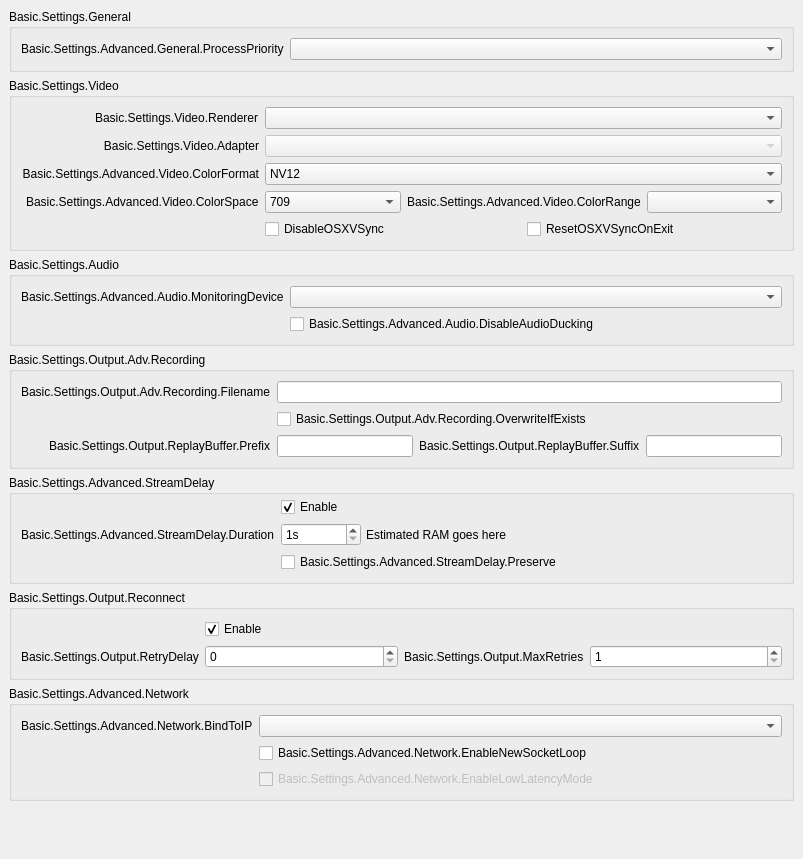
           <widget class="QWidget" name="scrollAreaWidgetContents">
            <property name="geometry">
             <rect>
              <x>0</x>
              <y>0</y>
              <width>803</width>
              <height>761</height>
             </rect>
            </property>
            <layout class="QVBoxLayout" name="verticalLayout_16">
             <property name="leftMargin">
              <number>0</number>
             </property>
             <property name="topMargin">
              <number>0</number>
             </property>
             <property name="rightMargin">
              <number>0</number>
             </property>
             <property name="bottomMargin">
              <number>9</number>
             </property>
             <item alignment="Qt::AlignTop">
              <widget class="QWidget" name="widget_11" native="true">
               <layout class="QVBoxLayout" name="verticalLayout_17">
                <item>
                 <widget class="QGroupBox" name="advancedGeneralGroupBox">
                  <property name="title">
                   <string>Basic.Settings.General</string>
                  </property>
                  <layout class="QFormLayout" name="formLayout_22">
                   <property name="fieldGrowthPolicy">
                    <enum>QFormLayout::AllNonFixedFieldsGrow</enum>
                   </property>
                   <item row="0" column="0">
                    <widget class="QLabel" name="processPriorityLabel">
                     <property name="text">
                      <string>Basic.Settings.Advanced.General.ProcessPriority</string>
                     </property>
                     <property name="buddy">
                      <cstring>processPriority</cstring>
                     </property>
                    </widget>
                   </item>
                   <item row="0" column="1">
                    <widget class="QComboBox" name="processPriority"/>
                   </item>
                  </layout>
                 </widget>
                </item>
                <item>
                 <widget class="QGroupBox" name="advancedVideoContainer">
                  <property name="title">
                   <string>Basic.Settings.Video</string>
                  </property>
                  <layout class="QFormLayout" name="formLayout_14">
                   <property name="fieldGrowthPolicy">
                    <enum>QFormLayout::AllNonFixedFieldsGrow</enum>
                   </property>
                   <property name="labelAlignment">
                    <set>Qt::AlignRight|Qt::AlignTrailing|Qt::AlignVCenter</set>
                   </property>
                   <item row="0" column="0">
                    <widget class="QLabel" name="rendererLabel">
                     <property name="text">
                      <string>Basic.Settings.Video.Renderer</string>
                     </property>
                     <property name="buddy">
                      <cstring>renderer</cstring>
                     </property>
                    </widget>
                   </item>
                   <item row="0" column="1">
                    <widget class="QComboBox" name="renderer">
                     <property name="currentText">
                      <string notr="true"/>
                     </property>
                    </widget>
                   </item>
                   <item row="1" column="0">
                    <widget class="QLabel" name="adapterLabel">
                     <property name="text">
                      <string>Basic.Settings.Video.Adapter</string>
                     </property>
                     <property name="alignment">
                      <set>Qt::AlignRight|Qt::AlignTrailing|Qt::AlignVCenter</set>
                     </property>
                     <property name="buddy">
                      <cstring>adapter</cstring>
                     </property>
                    </widget>
                   </item>
                   <item row="1" column="1">
                    <widget class="QComboBox" name="adapter">
                     <property name="enabled">
                      <bool>false</bool>
                     </property>
                     <property name="currentText">
                      <string notr="true"/>
                     </property>
                    </widget>
                   </item>
                   <item row="2" column="0">
                    <widget class="QLabel" name="label_30">
                     <property name="minimumSize">
                      <size>
                       <width>0</width>
                       <height>0</height>
                      </size>
                     </property>
                     <property name="text">
                      <string>Basic.Settings.Advanced.Video.ColorFormat</string>
                     </property>
                     <property name="alignment">
                      <set>Qt::AlignRight|Qt::AlignTrailing|Qt::AlignVCenter</set>
                     </property>
                     <property name="buddy">
                      <cstring>colorFormat</cstring>
                     </property>
                    </widget>
                   </item>
                   <item row="2" column="1">
                    <widget class="QComboBox" name="colorFormat">
                     <item>
                      <property name="text">
                       <string notr="true">NV12</string>
                      </property>
                     </item>
                     <item>
                      <property name="text">
                       <string notr="true">I420</string>
                      </property>
                     </item>
                     <item>
                      <property name="text">
                       <string>I444</string>
                      </property>
                     </item>
                     <item>
                      <property name="text">
                       <string notr="true">RGB</string>
                      </property>
                     </item>
                    </widget>
                   </item>
                   <item row="4" column="1">
                    <layout class="QHBoxLayout" name="horizontalLayout_18">
                     <property name="leftMargin">
                      <number>0</number>
                     </property>
                     <property name="topMargin">
                      <number>0</number>
                     </property>
                     <property name="rightMargin">
                      <number>0</number>
                     </property>
                     <property name="bottomMargin">
                      <number>0</number>
                     </property>
                     <item>
                      <widget class="QCheckBox" name="disableOSXVSync">
                       <property name="text">
                        <string>DisableOSXVSync</string>
                       </property>
                      </widget>
                     </item>
                     <item>
                      <widget class="QCheckBox" name="resetOSXVSync">
                       <property name="text">
                        <string>ResetOSXVSyncOnExit</string>
                       </property>
                      </widget>
                     </item>
                    </layout>
                   </item>
                   <item row="3" column="1">
                    <layout class="QHBoxLayout" name="horizontalLayout_20">
                     <property name="leftMargin">
                      <number>0</number>
                     </property>
                     <property name="topMargin">
                      <number>0</number>
                     </property>
                     <property name="rightMargin">
                      <number>0</number>
                     </property>
                     <property name="bottomMargin">
                      <number>0</number>
                     </property>
                     <item>
                      <widget class="QComboBox" name="colorSpace">
                       <item>
                        <property name="text">
                         <string notr="true">709</string>
                        </property>
                       </item>
                       <item>
                        <property name="text">
                         <string notr="true">601</string>
                        </property>
                       </item>
                      </widget>
                     </item>
                     <item>
                      <widget class="QLabel" name="label_34">
                       <property name="sizePolicy">
                        <sizepolicy hsizetype="Maximum" vsizetype="Preferred">
                         <horstretch>0</horstretch>
                         <verstretch>0</verstretch>
                        </sizepolicy>
                       </property>
                       <property name="text">
                        <string>Basic.Settings.Advanced.Video.ColorRange</string>
                       </property>
                       <property name="buddy">
                        <cstring>colorRange</cstring>
                       </property>
                      </widget>
                     </item>
                     <item>
                      <widget class="QComboBox" name="colorRange"/>
                     </item>
                    </layout>
                   </item>
                   <item row="3" column="0">
                    <widget class="QLabel" name="label_33">
                     <property name="text">
                      <string>Basic.Settings.Advanced.Video.ColorSpace</string>
                     </property>
                     <property name="buddy">
                      <cstring>colorSpace</cstring>
                     </property>
                    </widget>
                   </item>
                  </layout>
                 </widget>
                </item>
                <item>
                 <widget class="QGroupBox" name="advAudioGroupBox">
                  <property name="title">
                   <string>Basic.Settings.Audio</string>
                  </property>
                  <layout class="QFormLayout" name="formLayout_27">
                   <property name="fieldGrowthPolicy">
                    <enum>QFormLayout::AllNonFixedFieldsGrow</enum>
                   </property>
                   <item row="0" column="0">
                    <widget class="QLabel" name="monitoringDeviceLabel">
                     <property name="text">
                      <string>Basic.Settings.Advanced.Audio.MonitoringDevice</string>
                     </property>
                     <property name="buddy">
                      <cstring>monitoringDevice</cstring>
                     </property>
                    </widget>
                   </item>
                   <item row="0" column="1">
                    <widget class="QComboBox" name="monitoringDevice"/>
                   </item>
                   <item row="1" column="1">
                    <widget class="QCheckBox" name="disableAudioDucking">
                     <property name="text">
                      <string>Basic.Settings.Advanced.Audio.DisableAudioDucking</string>
                     </property>
                    </widget>
                   </item>
                  </layout>
                 </widget>
                </item>
                <item>
                 <widget class="QGroupBox" name="groupBox_6">
                  <property name="title">
                   <string>Basic.Settings.Output.Adv.Recording</string>
                  </property>
                  <layout class="QFormLayout" name="formLayout_17">
                   <property name="fieldGrowthPolicy">
                    <enum>QFormLayout::AllNonFixedFieldsGrow</enum>
                   </property>
                   <property name="labelAlignment">
                    <set>Qt::AlignRight|Qt::AlignTrailing|Qt::AlignVCenter</set>
                   </property>
                   <item row="0" column="0">
                    <widget class="QLabel" name="label_7">
                     <property name="text">
                      <string>Basic.Settings.Output.Adv.Recording.Filename</string>
                     </property>
                     <property name="buddy">
                      <cstring>filenameFormatting</cstring>
                     </property>
                    </widget>
                   </item>
                   <item row="0" column="1">
                    <widget class="QLineEdit" name="filenameFormatting"/>
                   </item>
                   <item row="1" column="1">
                    <widget class="QCheckBox" name="overwriteIfExists">
                     <property name="text">
                      <string>Basic.Settings.Output.Adv.Recording.OverwriteIfExists</string>
                     </property>
                    </widget>
                   </item>
                   <item row="2" column="1">
                    <layout class="QHBoxLayout" name="horizontalLayout_14">
                     <property name="leftMargin">
                      <number>0</number>
                     </property>
                     <property name="topMargin">
                      <number>0</number>
                     </property>
                     <property name="rightMargin">
                      <number>0</number>
                     </property>
                     <property name="bottomMargin">
                      <number>0</number>
                     </property>
                     <item>
                      <widget class="QLineEdit" name="simpleRBPrefix"/>
                     </item>
                     <item>
                      <widget class="QLabel" name="label_58">
                       <property name="text">
                        <string>Basic.Settings.Output.ReplayBuffer.Suffix</string>
                       </property>
                       <property name="buddy">
                        <cstring>simpleRBSuffix</cstring>
                       </property>
                      </widget>
                     </item>
                     <item>
                      <widget class="QLineEdit" name="simpleRBSuffix"/>
                     </item>
                    </layout>
                   </item>
                   <item row="2" column="0">
                    <widget class="QLabel" name="label_57">
                     <property name="text">
                      <string>Basic.Settings.Output.ReplayBuffer.Prefix</string>
                     </property>
                     <property name="buddy">
                      <cstring>simpleRBPrefix</cstring>
                     </property>
                    </widget>
                   </item>
                  </layout>
                 </widget>
                </item>
                <item>
                 <widget class="QGroupBox" name="groupBox_5">
                  <property name="title">
                   <string>Basic.Settings.Advanced.StreamDelay</string>
                  </property>
                  <layout class="QFormLayout" name="formLayout_18">
                   <property name="fieldGrowthPolicy">
                    <enum>QFormLayout::AllNonFixedFieldsGrow</enum>
                   </property>
                   <property name="topMargin">
                    <number>2</number>
                   </property>
                   <item row="1" column="0">
                    <widget class="QLabel" name="label_56">
                     <property name="text">
                      <string>Basic.Settings.Advanced.StreamDelay.Duration</string>
                     </property>
                     <property name="buddy">
                      <cstring>streamDelaySec</cstring>
                     </property>
                    </widget>
                   </item>
                   <item row="1" column="1">
                    <widget class="QWidget" name="widget_12" native="true">
                     <property name="enabled">
                      <bool>true</bool>
                     </property>
                     <layout class="QHBoxLayout" name="horizontalLayout_13">
                      <property name="spacing">
                       <number>5</number>
                      </property>
                      <property name="leftMargin">
                       <number>0</number>
                      </property>
                      <property name="topMargin">
                       <number>0</number>
                      </property>
                      <property name="rightMargin">
                       <number>0</number>
                      </property>
                      <property name="bottomMargin">
                       <number>0</number>
                      </property>
                      <item>
                       <widget class="QSpinBox" name="streamDelaySec">
                        <property name="enabled">
                         <bool>true</bool>
                        </property>
                        <property name="sizePolicy">
                         <sizepolicy hsizetype="Maximum" vsizetype="Fixed">
                          <horstretch>0</horstretch>
                          <verstretch>0</verstretch>
                         </sizepolicy>
                        </property>
                        <property name="minimumSize">
                         <size>
                          <width>80</width>
                          <height>0</height>
                         </size>
                        </property>
                        <property name="suffix">
                         <string notr="true">s</string>
                        </property>
                        <property name="minimum">
                         <number>1</number>
                        </property>
                        <property name="maximum">
                         <number>1800</number>
                        </property>
                       </widget>
                      </item>
                      <item>
                       <widget class="QLabel" name="streamDelayInfo">
                        <property name="text">
                         <string notr="true">Estimated RAM goes here</string>
                        </property>
                       </widget>
                      </item>
                     </layout>
                    </widget>
                   </item>
                   <item row="2" column="1">
                    <widget class="QCheckBox" name="streamDelayPreserve">
                     <property name="text">
                      <string>Basic.Settings.Advanced.StreamDelay.Preserve</string>
                     </property>
                    </widget>
                   </item>
                   <item row="0" column="1">
                    <widget class="QCheckBox" name="streamDelayEnable">
                     <property name="text">
                      <string>Enable</string>
                     </property>
                     <property name="checked">
                      <bool>true</bool>
                     </property>
                    </widget>
                   </item>
                  </layout>
                 </widget>
                </item>
                <item>
                 <widget class="QGroupBox" name="groupBox_7">
                  <property name="title">
                   <string>Basic.Settings.Output.Reconnect</string>
                  </property>
                  <layout class="QFormLayout" name="formLayout_19">
                   <property name="fieldGrowthPolicy">
                    <enum>QFormLayout::AllNonFixedFieldsGrow</enum>
                   </property>
                   <item row="0" column="1">
                    <widget class="QCheckBox" name="reconnectEnable">
                     <property name="text">
                      <string>Enable</string>
                     </property>
                     <property name="checked">
                      <bool>true</bool>
                     </property>
                    </widget>
                   </item>
                   <item row="1" column="1">
                    <layout class="QHBoxLayout" name="horizontalLayout_19">
                     <property name="leftMargin">
                      <number>0</number>
                     </property>
                     <property name="topMargin">
                      <number>0</number>
                     </property>
                     <property name="rightMargin">
                      <number>0</number>
                     </property>
                     <property name="bottomMargin">
                      <number>0</number>
                     </property>
                     <item>
                      <widget class="QSpinBox" name="reconnectRetryDelay">
                       <property name="maximum">
                        <number>30</number>
                       </property>
                      </widget>
                     </item>
                     <item>
                      <widget class="QLabel" name="label_22">
                       <property name="sizePolicy">
                        <sizepolicy hsizetype="Maximum" vsizetype="Preferred">
                         <horstretch>0</horstretch>
                         <verstretch>0</verstretch>
                        </sizepolicy>
                       </property>
                       <property name="text">
                        <string>Basic.Settings.Output.MaxRetries</string>
                       </property>
                       <property name="buddy">
                        <cstring>reconnectMaxRetries</cstring>
                       </property>
                      </widget>
                     </item>
                     <item>
                      <widget class="QSpinBox" name="reconnectMaxRetries">
                       <property name="minimum">
                        <number>1</number>
                       </property>
                       <property name="maximum">
                        <number>10000</number>
                       </property>
                      </widget>
                     </item>
                    </layout>
                   </item>
                   <item row="1" column="0">
                    <widget class="QLabel" name="label_17">
                     <property name="text">
                      <string>Basic.Settings.Output.RetryDelay</string>
                     </property>
                     <property name="buddy">
                      <cstring>reconnectRetryDelay</cstring>
                     </property>
                    </widget>
                   </item>
                  </layout>
                 </widget>
                </item>
                <item>
                 <widget class="QGroupBox" name="advNetworkGroupBox">
                  <property name="title">
                   <string>Basic.Settings.Advanced.Network</string>
                  </property>
                  <layout class="QFormLayout" name="formLayout_23">
                   <property name="fieldGrowthPolicy">
                    <enum>QFormLayout::AllNonFixedFieldsGrow</enum>
                   </property>
                   <item row="0" column="1">
                    <widget class="QComboBox" name="bindToIP"/>
                   </item>
                   <item row="0" column="0">
                    <widget class="QLabel" name="label_27">
                     <property name="text">
                      <string>Basic.Settings.Advanced.Network.BindToIP</string>
                     </property>
                     <property name="buddy">
                      <cstring>bindToIP</cstring>
                     </property>
                    </widget>
                   </item>
                   <item row="1" column="1">
                    <widget class="QCheckBox" name="enableNewSocketLoop">
                     <property name="text">
                      <string>Basic.Settings.Advanced.Network.EnableNewSocketLoop</string>
                     </property>
                    </widget>
                   </item>
                   <item row="2" column="1">
                    <widget class="QCheckBox" name="enableLowLatencyMode">
                     <property name="enabled">
                      <bool>false</bool>
                     </property>
                     <property name="text">
                      <string>Basic.Settings.Advanced.Network.EnableLowLatencyMode</string>
                     </property>
                    </widget>
                   </item>
                  </layout>
                 </widget>
                </item>
                <item>
                 <widget class="QLabel" name="advancedMsg">
                  <property name="styleSheet">
                   <string notr="true">color: rgb(255, 0, 4);</string>
                  </property>
                  <property name="text">
                   <string notr="true"/>
                  </property>
                  <property name="wordWrap">
                   <bool>true</bool>
                  </property>
                 </widget>
                </item>
                <item>
                 <widget class="QLabel" name="advancedMsg2">
                  <property name="styleSheet">
                   <string notr="true">color: rgb(255, 0, 4);</string>
                  </property>
                  <property name="text">
                   <string notr="true"/>
                  </property>
                  <property name="wordWrap">
                   <bool>true</bool>
                  </property>
                 </widget>
                </item>
               </layout>
              </widget>
             </item>
            </layout>
           </widget>
